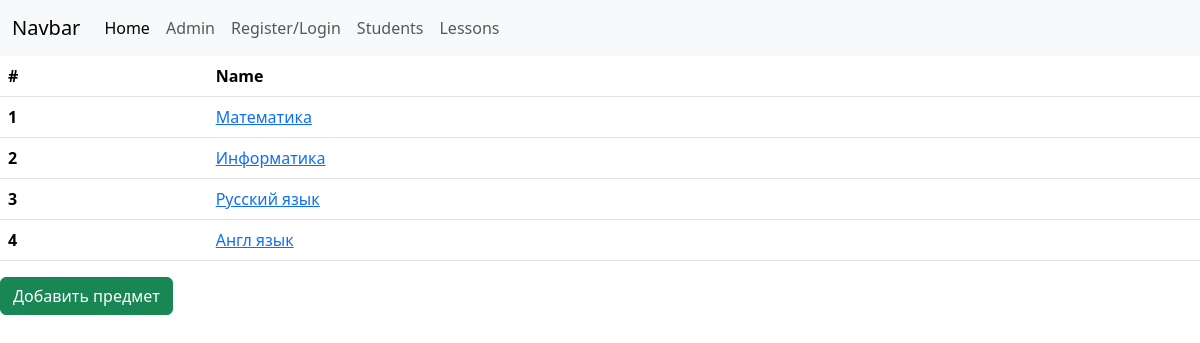
The page /list/lesson/ on the database its author committed.
### core/models.py (models this page shows, shortened)
class Lessons(models.Model):
    name = models.CharField('Предмет', max_length=128)
    class Meta:
        verbose_name = 'Предмет'
        verbose_name_plural = 'Предметы'

### core/views.py (the view)
# urls.py: path('list/lesson/', core.views.Lesson_list.as_view(), name='Lesson_list'),
class Lesson_list(TitleMixin,ListView):
    queryset = core.models.Lessons.objects.all()
    title = 'Предметы'

### core/views.py (called while the page is built)
    def get_title(self):
        return self.title

    def get_context_data(self, **kwargs):
        context = super().get_context_data()
        context['title'] = self.get_title()
        return context

### core/templates/core/lessons_list.html
{% extends 'core/index.html' %}
{% block content %}
    <table class="table">
    <thead>
      <tr>
        <th scope="col">#</th>
        <th scope="col">Name</th>
      </tr>
    </thead>
    <tbody>
    {% for lesson in object_list %}
      <tr>
        <th scope="row">{{ forloop.counter }}</th>
        <td><a href="{% url 'core:Exam_list' lesson.pk %}">{{lesson.name|capfirst}}</a></td>
      </tr>
    {% endfor %}
    </tbody>
    </table>
    <a href="{% url 'core:Student_create' %}" class="btn btn-success"> Добавить предмет</a>
{% endblock %}

### rows shown on the page
Lessons: name "Математика"
Lessons: name "Информатика"
Lessons: name "Русский язык"
Lessons: name "Англ язык"
